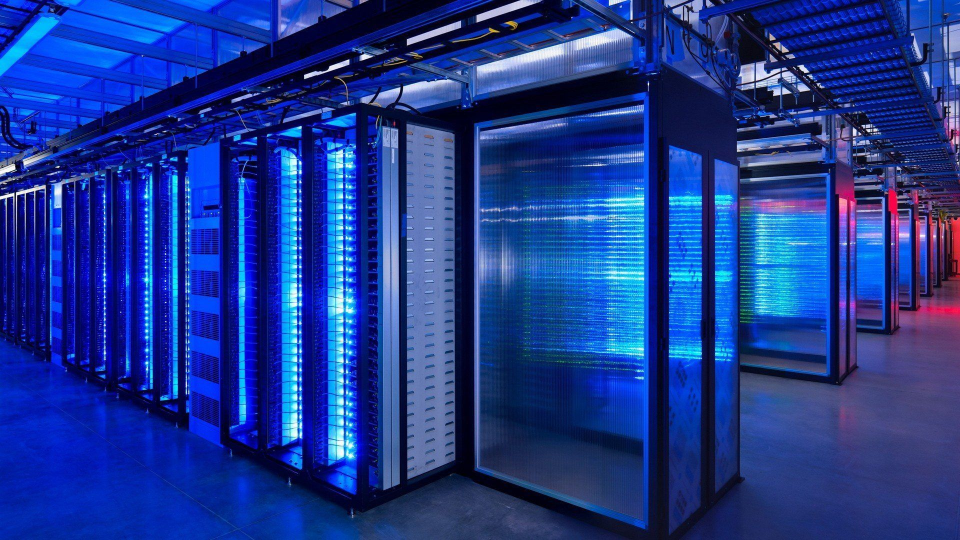
#> input picture assets/datacenter.jpg, 1920 x 1080 px, given in place of the camera (shown at 1/2 size)
$ jupyter execute --allow-errors face_recognition.ipynb
#> lines starting #> are read from the running program, lines starting #| are printed output that depends on the picture; after the words box and inside, x2 and y2 are one past the last pixel; in counts of white or black regions, pixels touching at a corner belong together
[cell 1]
import cv2
import numpy as np

# Load HAAR face classifier
face_classifier = cv2.CascadeClassifier('haarcascade_frontalface_default.xml')

# Load functions
def face_extractor(img):
    # Function detects faces and returns the cropped face
    # If no face detected, it returns the input image

    gray = cv2.cvtColor(img,cv2.COLOR_BGR2GRAY)
    faces = face_classifier.detectMultiScale(gray, 1.3, 5)

    if faces is ():
        return None

    # Crop all faces found
    for (x,y,w,h) in faces:
        cropped_face = img[y:y+h, x:x+w]

    return cropped_face

# Initialize Webcam
cap = cv2.VideoCapture(0)
count = 0

# Collect 100 samples of your face from webcam input
while True:

    ret, frame = cap.read()
#> frame is the input picture: shape (1080, 1920, 3); mean B, G, R 143.8, 56.5, 28.1
    if face_extractor(frame) is not None:
#> in face_extractor, `gray = cv2.cvtColor(img,cv2.COLOR_BGR2GRAY)`:
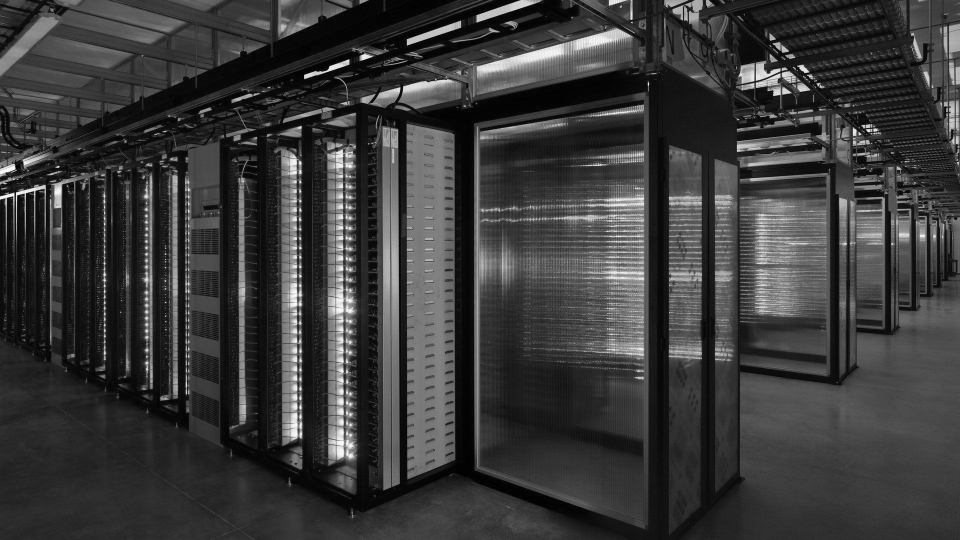
#> gray: shape (1080, 1920) (shown at 1/2 size); min 0, max 255, mean 58
#> in face_extractor, `faces = face_classifier.detectMultiScale(gray, 1.3, 5)`: faces = [[560, 786, 53, 53], [556, 805, 53, 53], [667, 932, 53, 53]]
#> the loop in face_extractor, `for (x,y,w,h) in faces:` made 3 passes
#> (x, y) on passes 1 to 3: (560, 786), (556, 805), (667, 932)
#> pass 1, in face_extractor, `cropped_face = img[y:y+h, x:x+w]`:
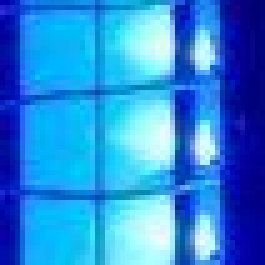
#> cropped_face: shape (53, 53, 3) (shown 5 times larger); mean B, G, R 218.8, 135.8, 44.5
        count += 1
#> count = 1
        face = cv2.resize(face_extractor(frame), (200, 200))
#> the loop in face_extractor (call 2), `for (x,y,w,h) in faces:` made 3 passes
        face = cv2.cvtColor(face, cv2.COLOR_BGR2GRAY)
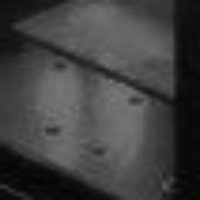
#> face: shape (200, 200); min 4, max 122, mean 64.1

        # Save file in specified directory with unique name
        file_name_path = 'faces/' + str(count) + '.jpg'
#> file_name_path = 'faces/1.jpg'
        cv2.imwrite(file_name_path, face)

        # Put count on images and display live count
        cv2.putText(face, str(count), (50, 50), cv2.FONT_HERSHEY_COMPLEX, 1, (0,255,0), 2)
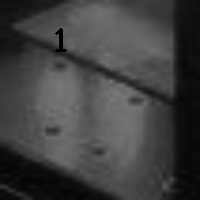
#> face: shape (200, 200); 0.31% of pixels changed, all inside (x1, y1, x2, y2) = (55, 28, 67, 52)
        cv2.imshow('Face Cropper', face)

    else:
        print("Face not found")
        pass

    if cv2.waitKey(1) == 13 or count == 100: #13 is the Enter Key
#> (key Esc is pressed here)
        break

cap.release()
cv2.destroyAllWindows()
print("Collecting Samples Complete")

[cell 2]
import cv2
import numpy as np
from os import listdir
from os.path import isfile, join

# Get the training data we previously made
data_path = 'faces/'
#> (the rest of this cell did not finish here and is left out)

[cell 3]
import cv2
import numpy as np
import webbrowser as wb

a=0
face_classifier = cv2.CascadeClassifier('haarcascade_frontalface_default.xml')

def face_detector(img, size=0.5):

    # Convert image to grayscale
#> called with size = 0.5
    gray = cv2.cvtColor(img,cv2.COLOR_BGR2GRAY)
    faces = face_classifier.detectMultiScale(gray, 1.3, 5)
    if faces is ():
        return img, []

    for (x,y,w,h) in faces:
        cv2.rectangle(img,(x,y),(x+w,y+h),(0,255,255),2)
        roi = img[y:y+h, x:x+w]
        roi = cv2.resize(roi, (200, 200))
#> this loop made 3 passes
#> pass 1, in face_detector, `roi = cv2.resize(roi, (200, 200))`:
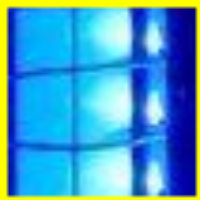
#> roi: shape (200, 200, 3); mean B, G, R 198.7, 156.8, 70.5
#> pass 2, in face_detector, `roi = cv2.resize(roi, (200, 200))`:
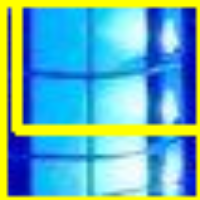
#> roi: shape (200, 200, 3); mean B, G, R 183.9, 178.9, 103
#> after the loop:
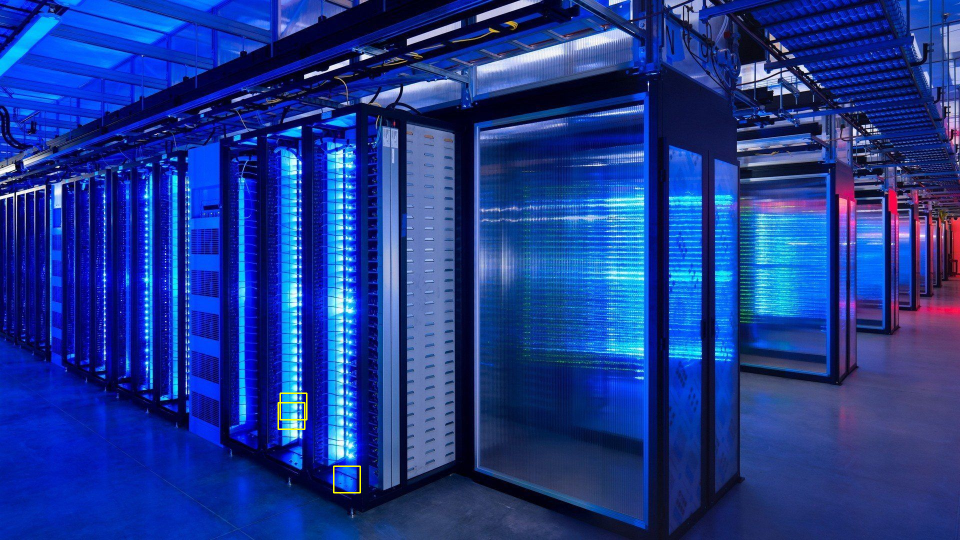
#> img: shape (1080, 1920, 3) (shown at 1/2 size); 0.09% of pixels changed, all inside (x1, y1, x2, y2) = (555, 785, 722, 987)
    return img, roi


# Open Webcam
cap = cv2.VideoCapture(0)

while True:

    ret, frame = cap.read()

    image, face = face_detector(frame)
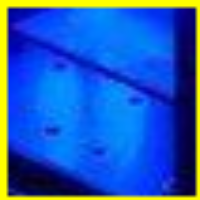
#> face: shape (200, 200, 3); mean B, G, R 185.9, 91, 35.1

    try:
        face = cv2.cvtColor(face, cv2.COLOR_BGR2GRAY)
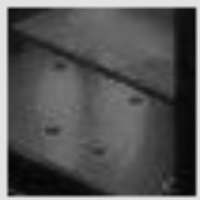
#> face: shape (200, 200); min 4, max 226, mean 85.1

        # Pass face to prediction model
        # "results" comprises of a tuple containing the label and the confidence value
        results = model.predict(face)
        print(results)
        if results[1] < 500:
            confidence = int( 100 * (1 - (results[1])/400) )
            display_string = str(confidence) + '% Confident it is User'

        cv2.putText(image, display_string, (100, 120), cv2.FONT_HERSHEY_COMPLEX, 1, (255,120,150), 2)

        if confidence > 75:
            cv2.putText(image, "Hey akashkant", (250, 450), cv2.FONT_HERSHEY_COMPLEX, 1, (0,255,0), 2)
            cv2.imshow('Face Recognition', image )
            a=a+1
            if a == 10:
                break

        else:
            cv2.putText(image, "Locked", (250, 450), cv2.FONT_HERSHEY_COMPLEX, 1, (0,0,255), 2)
            cv2.imshow('Face Recognition', image )


    except:
        cv2.putText(image, "No Face Found", (220, 120) , cv2.FONT_HERSHEY_COMPLEX, 1, (0,0,255), 2)
        cv2.putText(image, "Locked", (250, 450), cv2.FONT_HERSHEY_COMPLEX, 1, (0,0,255), 2)
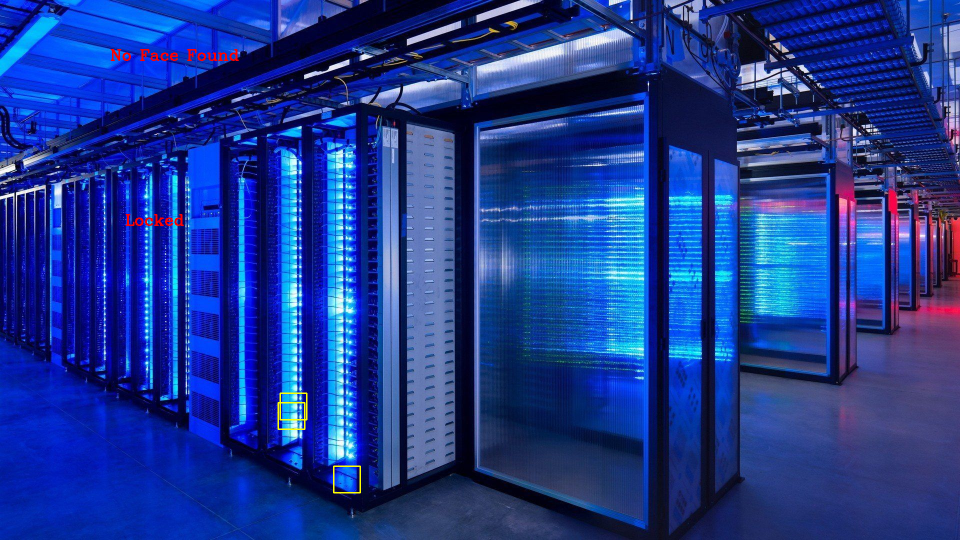
#> image: shape (1080, 1920, 3) (shown at 1/2 size); mean B, G, R 143.3, 56.6, 28.7
        cv2.imshow('Face Recognition', image )
        pass

    if cv2.waitKey(1) == 13: #13 is the Enter Key
#> (key Esc is pressed here)
        break

if a==10:
    wb.open_new_tab("http://localhost:8888/notebooks/speech%20recognition.ipynb")
else :
    print("not good")
cap.release()
cv2.destroyAllWindows()
